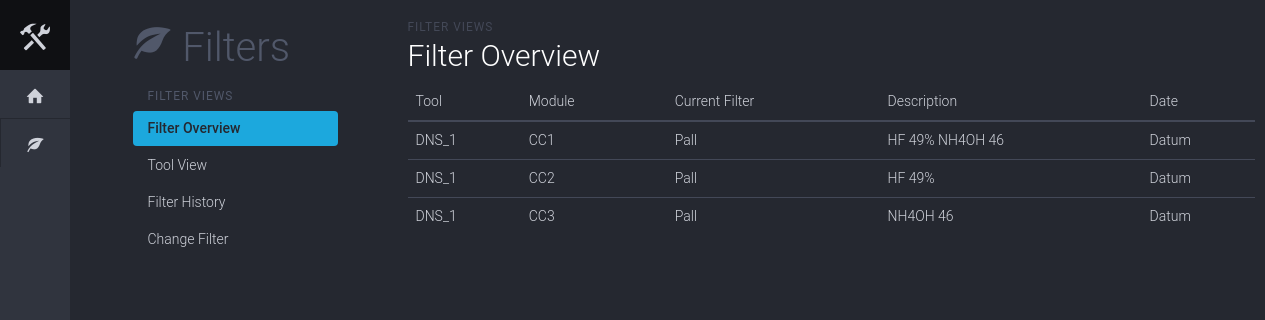
Before: /filters/ with the older database file.
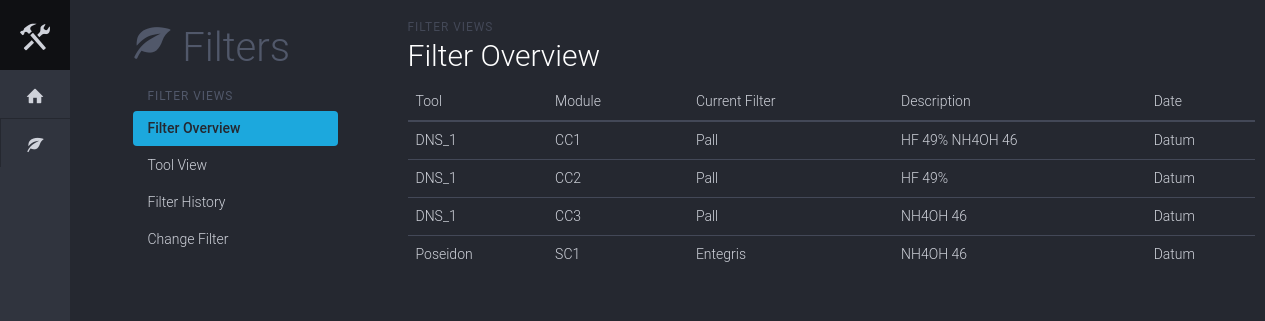
After: the same page with the newer database file.
### filter_app/models.py (models this page shows)
class Module(models.Model):
	name = models.CharField(max_length=32)
	main_tool = models.ForeignKey(Tool)
	current_filter = models.ForeignKey(Filter, related_name='modules')
	previous_filter = models.ForeignKey(Filter, related_name='+', null=True) # No backwards relation!
	chemistry = models.ManyToManyField(Chemistry, related_name='modules')
	class Meta:
		app_label = 'filter_app'
		verbose_name = 'module'
		verbose_name_plural = 'modules'
	def __unicode__(self):
		return self.main_tool.name + '-' +self.name
	def __str__(self):
		return self.main_tool.name + '-' +self.name

class Tool(models.Model):
	CR_CHOICES = (
	    ('FAB1', 'FAB1'),
	    ('FAB2', 'FAB2'),
	)
	name = models.CharField(max_length=8, unique=True)
	cleanroom = models.CharField(max_length=16, choices=CR_CHOICES, default='FAB1', null=True)
	class Meta:
		app_label = 'filter_app'
		verbose_name = 'tool'
		verbose_name_plural = 'tools'
		ordering = ['cleanroom', 'name', ]
	def __unicode__(self):
		return self.name
	def __str__(self):
		return self.name

class Filter(models.Model):
	product_code = models.CharField(max_length=255, unique=True)
	manufacturer = models.CharField(max_length=255)
	pore_size = models.CharField(max_length=32)
	class Meta:
		app_label = 'filter_app'
		verbose_name = 'filter'
		verbose_name_plural = 'filters'
	def __unicode__(self):
		return self.product_code
	def __str__(self):
		return self.product_code

class Chemistry(models.Model):
	name = models.CharField(max_length=32)
	concentration = models.CharField(max_length=32)
	class Meta:
		app_label = 'filter_app'
		verbose_name = 'chemistry'
		verbose_name_plural = 'chemicals'
	def __unicode__(self):
		return str(self.name) + ' ' + str(self.concentration)
	def __str__(self):
		return str(self.name) + ' ' + str(self.concentration)
	def description(self):
		return str(self.name) + ' ' + str(self.concentration)

### filter_app/views.py (the view)
class OverviewPage(ListView):
	model = models.Module
	context_object_name = 'module_list'
	template_name = 'overview.html'
	def get_queryset(self):
		return self.model.objects.all().prefetch_related()

### filter_app/templates/overview.html (shortened to what this page needs)
{% extends 'layout.html' %}
{% load staticfiles %}
{% block extra_css %}
	<link rel="stylesheet" href="{% static 'css/style.css' %}">
{% endblock extra_css %}
{% block navbar %}
	<nav class="iconav">
		<a class="iconav-brand" href="#">
			<span class="iconav-brand-icon icon icon-tools"></span>
		</a>
		<div class="iconav-slider">
			<ul class="nav nav-pills iconav-nav">
				<li>
					<a href="#" title="Overview" data-toggle="tooltip" data-placement="right" data-container=".iconav">
						<span class="icon icon-home"></span>
					</a>
				</li>
				<li>
					<a href="#" title="Overview" data-toggle="tooltip" data-placement="right" data-container=".iconav">
						<span class="icon icon-leaf"></span>
					</a>
				</li>
			</ul>
		</div>
	</nav>
{% endblock navbar %}
{% block content %}
	<div class="container">
		<div class="row">
			<div class="col-sm-9 col-xs-12 content">
				<div class="dashhead">
					<div class="dashhead-titles">
						<h6 class="dashhead-subtitle">Filter Views</h6>
						<h2 class="dashhead-title">Filter Overview</h2>
					</div>
				</div>
				<div class="table-full">
					<div class="table-responsive">
						<table class="table" data-sort="table">
							<thead>
								<tr>
									<th class="header">Tool</th>
									<th class="header">Module</th>
									<th class="header">Current Filter</th>
									<th class="header">Description</th>
									<th class="header">Date</th>
								</tr>
							</thead>
							<tbody>
								{% for module in module_list %}
								<tr>
									<td>
										{{ module.main_tool.name }}
									</td>
									<td>
										{{ module.name }}
									</td>
									<td>
										{{  module.current_filter.product_code }}
									</td>
									<td>
										{% for chem in module.chemistry.all %}
											{{ chem }}
										{% endfor %}
									</td>
									<td>
										Datum
									</td>
								</tr>
								{% endfor %}
							</tbody>
						</table>
					</div>
				</div>
			</div>
		</div>
	</div>
{% endblock content %}

Changed rows visible on the page:
added Module: main_tool.name "Poseidon", name "SC1", current_filter.product_code "Entegris", Chemistry (name+concentration "NH4OH 46")
